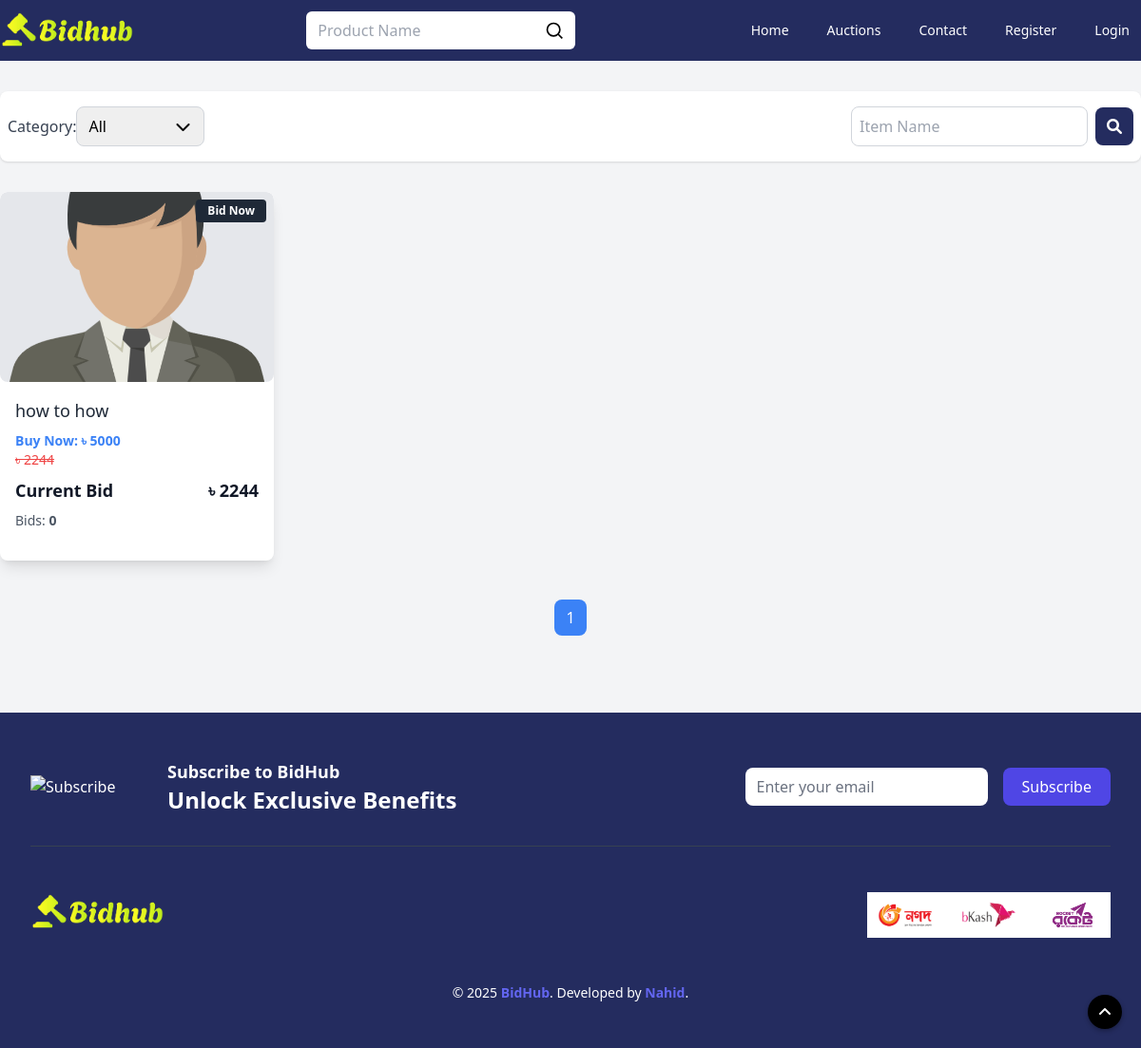
The page /auctions on the database its author committed.
### auctions/models.py (models this page shows, shortened)
class AuctionList(models.Model):
    user = models.ForeignKey(User, on_delete=models.CASCADE, null=True)
    title = models.CharField(max_length=2000)
    desc = tinymce_models.HTMLField()
    starting_bid = models.IntegerField()
    buy_now_price = models.IntegerField(default=0)
    bid_watch_list = models.IntegerField(default=0)
    expire_date = models.DateTimeField(blank=False, null=True)
    categories = models.ManyToManyField('Category', through='AuctionCategory')
    active_bool = models.BooleanField(default=True)
    def get_highest_bid(self):
        highest_bid = self.bids.order_by('-bid').first()
        return highest_bid.bid if highest_bid else self.starting_bid

### auctions/views.py (the view)
# urls.py: path("auctions", views.auction_list, name="auctionList"),
def auction_list(request):
    search_query = request.GET.get('q', '')
    selected_category = request.GET.get('filter-by', 'all')
    auctions = AuctionList.objects.filter(active_bool=True)
    if search_query:
        auctions = auctions.filter(Q(title__icontains=search_query))
    if selected_category != 'all':
        auctions = auctions.filter(categories__title=selected_category)
    auctions = auctions.prefetch_related(
        Prefetch('images', queryset=AuctionImage.objects.order_by('id'))
    )
    paginator = Paginator(auctions, 12)
    page_number = request.GET.get("page")
    page_obj = paginator.get_page(page_number)
    total_auctions = paginator.count
    for auction in page_obj:
        first_image = auction.images.first()
        if first_image:
            auction.first_image_url = request.build_absolute_uri(first_image.image_url.url)
        else:
            auction.first_image_url = None
        auction.highest_bid = auction.get_highest_bid()
    categories = Category.objects.all()
    return render(request, "list.html", {
        'auctions': page_obj,
        'categories': categories,
        'selected_category': selected_category,
        'total_auctions': total_auctions
    })

### auctions/templates/list.html (shortened to what this page needs)
{% extends "layout.html" %}
{% load static %}
{% block body %}
    <div class="pt-24 pb-16 bg-gray-100">
        <div class="container mx-auto max-w-[1280px] w-full m-auto">
            <div class="flex gap-2 items-center justify-between mb-8 bg-white shadow rounded-lg py-4 px-2">
                <div class="flex items-center">
                    <div class="hidden md:block text-gray-700 font-medium">Category:</div>
                    <form id="filterForm" method="get" action="/auctions">
                        <div class="relative">
                            <select name="filter-by"
                                    id="filterCat"
                                    class="border border-gray-300 rounded-lg px-3 py-2 pr-10 focus:ring-blue-500 focus:border-blue-500 w-full appearance-none"
                                    onchange="document.getElementById('filterForm').submit();">
                                <option value="all" {% if selected_category == 'all' %} selected {% endif %}>All
                                </option>
                            </select>
                            <div class="absolute inset-y-0 right-2 flex items-center px-2 pointer-events-none">
                            </div>
                        </div>
                    </form>
                </div>
                <form method="get" action="/auctions" class="flex items-center space-x-2">
                    <input name="q" type="text" placeholder="Item Name"
                           class="border border-gray-300 rounded-lg p-2 w-full focus:ring-blue-500 focus:border-blue-500">
                    <button type="submit"
                            class="bg-[#242c5f] text-white px-3 py-2 rounded-lg focus:outline-none">
                        <i class="fas fa-search"></i>
                    </button>
                </form>
            </div>
            {% if total_auctions %}
                <div class="grid gap-4 grid-cols-2 px-2 lg:px-0 md:grid-cols-3 lg:grid-cols-4 justify-items-center">
                    {% for auction_p_list in auctions %}
                        <div class="bg-white shadow-lg rounded-lg overflow-hidden w-full max-w-[320px]">
                            <div class="relative w-full h-[180px] md:h-[200px] bg-gray-200 rounded-lg overflow-hidden">
                                <a href="{% url 'auctionDetails' auction_p_list.id %}">
                                    <img src="{{ auction_p_list.first_image_url }}"
                                         alt="{{ auction_p_list.title }}"
                                         class="w-full h-full object-cover cursor-pointer hover:scale-105 transition-transform duration-300"
                                    />
                                </a>
                                <div class="absolute top-2 right-2 bg-gray-800 text-white px-3 py-1 text-xs rounded">
                                    <a href="{% url 'auctionDetails' auction_p_list.id %}" class="text-white font-bold">Bid
                                        Now</a>
                                </div>
                            </div>
                            <div class="p-2 md:p-4">
                                <h6 class="text-sm md:text-lg font-medium text-gray-800 mb-2 truncate">
                                    <a href="{% url 'auctionDetails' auction_p_list.id %}" class="hover:text-blue-600">
                                        {{ auction_p_list.title }}
                                    </a>
                                </h6>
                                <div class="mb-0 md:mb-4">
                                    <div class="hidden md:block flex justify-between items-center text-sm text-gray-600 mb-2">
                                        <p class="text-blue-500 font-semibold">
                                            Buy Now: ৳ {{ auction_p_list.buy_now_price }}
                                        </p>
                                        {% if auction_p_list.highest_bid != 0 %}
                                            <p class="line-through text-red-500">
                                                ৳ {{ auction_p_list.highest_bid }}
                                            </p>
                                        {% else %}
                                            <p class="line-through text-red-500">
                                                ৳ {{ auction_p_list.starting_bid }}
                                            </p>
                                        {% endif %}
                                    </div>
                                    <div class="flex justify-between items-center text-sm md:text-lg font-semibold text-gray-900 mb-2">
                                        <h5>Current Bid</h5>
                                        <h5>
                                            ৳ {{ auction_p_list.highest_bid|default:auction_p_list.starting_bid }}
                                        </h5>
                                    </div>
                                    <div class="flex justify-between items-center text-sm text-gray-600">
                                        <p>
                                            Bids:
                                            <span class="font-bold">{{ present_bid|default:"0" }}</span>
                                        </p>
                                    </div>
                                </div>
                            </div>
                        </div>
                    {% endfor %}
                </div>
                <div class="flex justify-center mt-12">
                    <ul class="flex space-x-2">
                        {% for num in auctions.paginator.page_range %}
                            {% if num == 1 or num == auctions.paginator.num_pages %}
                                <li>
                                    <a href="?page={{ num }}"
                                       class="{% if num == auctions.number %} bg-blue-500 text-white {% else %} bg-gray-200 text-gray-800 {% endif %} py-2 px-3 rounded-lg">
                                        {{ num }}
                                    </a>
                                </li>
                            {% elif num == auctions.number|add:"-2" or num == auctions.number|add:"2" %}
                                <li>
                                    <span class="py-2 px-3">...</span>
                                </li>
                            {% endif %}
                        {% endfor %}
                    </ul>
                </div>
            {% else %}
                <p class="text-center text-gray-600">Product not found</p>
            {% endif %}
        </div>
    </div>
{% endblock %}

### rows shown on the page
AuctionList: title "how to how", buy_now_price "5000", highest_bid "2244", bid_watch_list "0"

### other values the page prints
{{ num }} "1"
